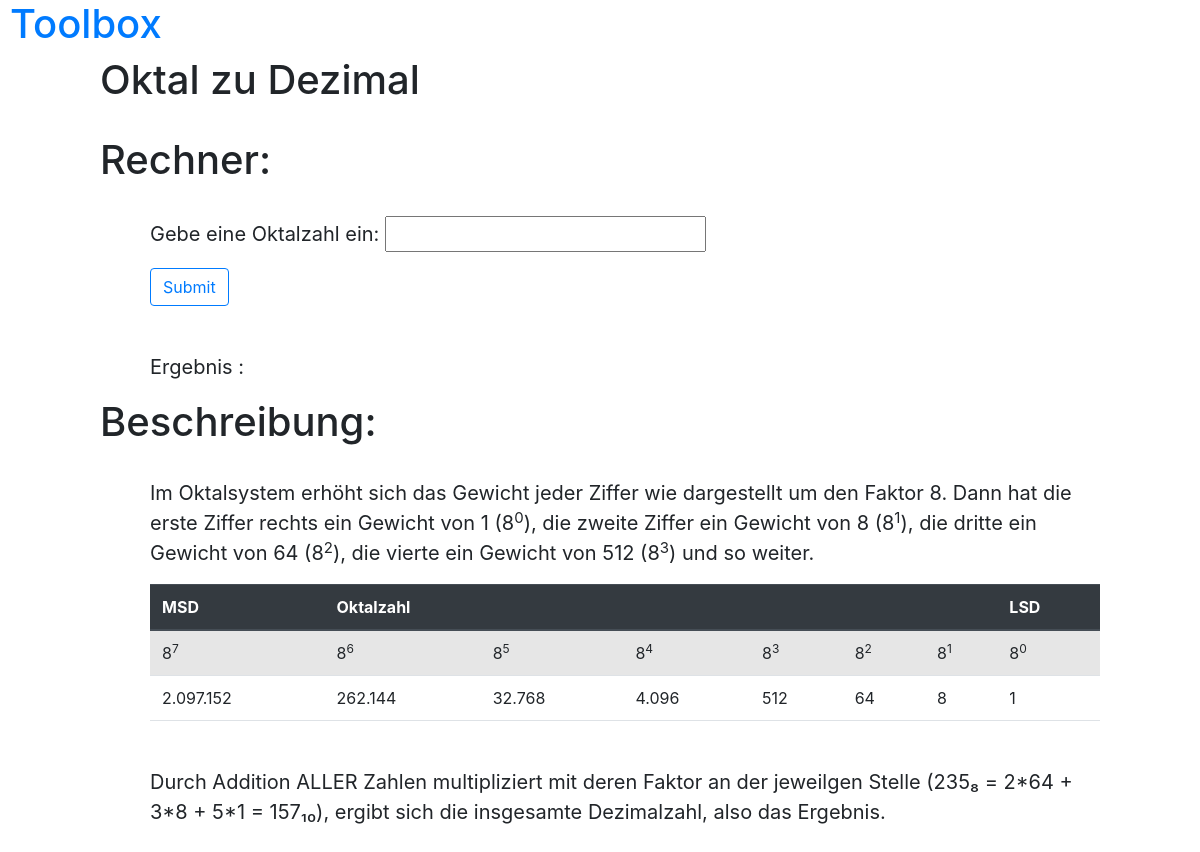
Screenshot of /3/ with the database file from the repository.
### app/models.py (models this page shows)
class Application(models.Model):
    class Meta:
        verbose_name_plural = 'Applications'
    id = models.IntegerField(primary_key=True)
    name = models.CharField(max_length=30)
    description = models.CharField(max_length=300)
    function = models.CharField(max_length=500)
    template_text = models.CharField(max_length=500)
    input_anzahl = models.IntegerField()
    output_anzahl = models.IntegerField()
    error_message = models.CharField(max_length=100)

### app/views.py (the view)
# urls.py: path('<int:pk>/', manage_functions, name='manage'),
def manage_functions(request, pk=None):
    if pk:
        function = Application.objects.get(pk=pk)
    val = function.template_text.replace('{{ opci }}', '0').replace('{{ error }}', '')
    for i in range(1, function.output_anzahl + 1):
        val = val.replace('{{ ' + alphabet[i] + ' }}', '')
    return render(request, f'app/template.html',
                  {'page_title': f'{function.name}',
                   'id': f'{pk}',
                   'op': 0,
                   'templatecode': val,
                   'description': function.description,
                   })

### templates/app/template.html (shortened to what this page needs)
{% extends 'app/base.html' %}
{% load bootstrap4 %}
{% block content %}
    <h1 style="margin-left: 50px;">{{ page_title }}</h1><br>
    <h1 style="margin-left: 50px;">Rechner:</h1><br>
    <form action="results" method="post">
        <div style="margin-left: 100px; margin-right: 100px; font-size: 20px;">
            {{ templatecode |safe }}
        </div>
    </form>
    <h1 style="margin-left: 50px;">Beschreibung:</h1><br>
    <div style="margin-left: 100px; margin-right: 100px; font-size: 20px;">
        {{ description |safe }}
    </div>
{% endblock %}

### rows the page displays
Application: name "Oktal zu Dezimal", description "Im Oktalsystem erhöht sich das Gewicht jeder Ziffer wie dargestellt um den Faktor 8. Dann hat die erste Ziffer rechts ein Gewicht von 1 ( 8 0 ), die zweite Ziffer ein Gewicht von 8 ( 8 1 ), die dritte ein Gewicht von 64 ( 8 2 ), die vierte ein Gewicht von 512 ( 8 3 ) und so weiter. MSD Oktalzahl LSD 8 7 8 6 8 5 8 4 8 3 8 2 8 1 8 0 2.097.152 262.144 32.768 4.096 512 64 8 1 Durch Addition ALLER Zahlen multipliziert mit deren Faktor an der jeweilgen Stelle (235₈ = 2*64 + 3*8 + 5*1 = 157₁₀), ergibt sich die insgesamte Dezimalzahl, also das Ergebnis."
